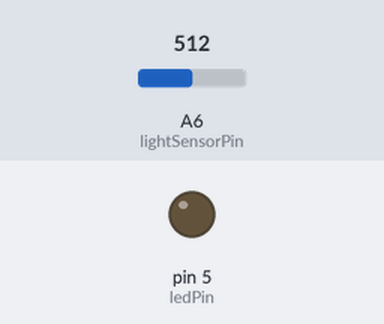
A sketch run on a simulated Arduino Nano, built with avr-gcc and run on an emulated ATmega328P. Shown: output pins drawn as LEDs (lit = HIGH). The inputs (shaded band) are chosen by the test bench; at power-on: A6 (lightSensorPin) = 512.

Above: at 1.2 s.
1.3 s: A6 (lightSensorPin) set to 33
2.8 s: A6 (lightSensorPin) set to 27
At 3.5 s:
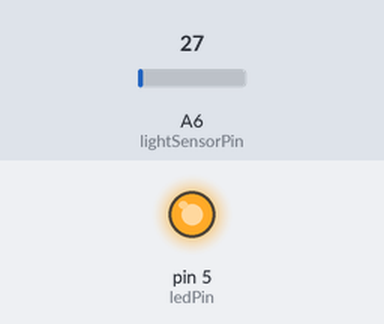
4.3 s: A6 (lightSensorPin) set to 122
At 4.7 s:
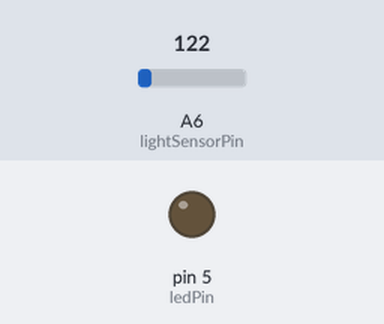
5.8 s: A6 (lightSensorPin) set to 20
At 7.0 s:
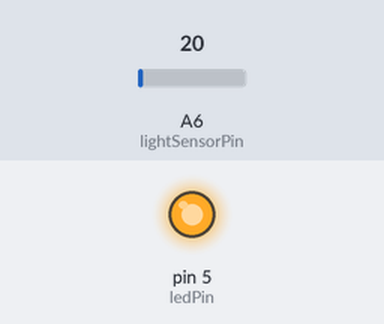
Timing chart, 0 to 8.3 s (numbered marks = the images above; inputs shaded):
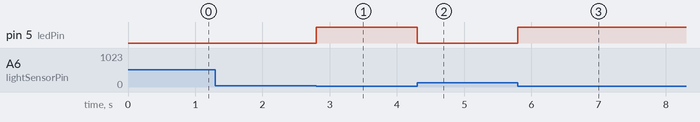

The sketch:

lilyPadLightSensor.ino
```cpp
/*
 * 用光感測器決定LED燈
 */

int lightSensorValue = 0;
int lightSensorPin = A6;
int ledPin = 5;

void setup() {
  // put your setup code here, to run once:
  Serial.begin(9600);
  pinMode(lightSensorPin, INPUT_PULLUP);
  pinMode(ledPin, OUTPUT);
}

void loop() {
  // put your main code here, to run repeatedly:
  lightSensorValue = analogRead(lightSensorPin);

  if(lightSensorValue > 30)
    digitalWrite(ledPin, LOW);
  else
    digitalWrite(ledPin, HIGH);
}
```

Measured:
- the behaviour switches between 31 and 30 on A6 (lightSensorPin) (found by bisection; images 0 and 1)
- after the input at 1.3 s, every drawn part: stays the same
- after the input at 2.8 s, pin 5 (ledPin): LOW → HIGH at once
- after the input at 4.3 s, pin 5 (ledPin): HIGH → LOW at once
- after the input at 5.8 s, pin 5 (ledPin): LOW → HIGH at once
